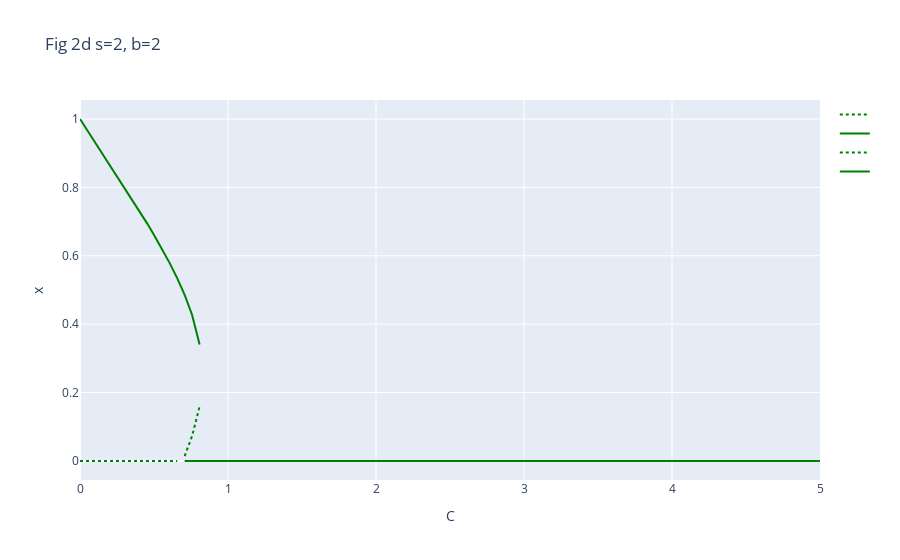

Notebook cell for this chart:
### Code cell
s_par = 2
b_par = 2
params = {s:s_par, b:b_par, ro:1}
#### NOTE: отбросили комплексные решения
an_sols = solve(dxdt.subs(params), x)
cs = []
xs =[]
sols_by_c = {}

fig = go.Figure()

cs = list(np.linspace(0,5,100))
for an_sol in an_sols:
    df = pd.DataFrame({"c":cs})    
    df['x'] = [an_sol.subs({C:c} | params) for c in df.c]
    df = df[(df.x.apply(lambda x:x.is_real))]
    df.x = df.x.astype(float)
    df = df[df.x>=0]
    if df.empty: continue
    for cont_subsegment in get_attr_rep(df.c, df.x, cur_params):
        fig.add_trace(go.Scatter(x=[c for (c,_,_) in cont_subsegment],
                                 y=[x for (_,x,_) in cont_subsegment],
                                 mode="lines",
                                 name = "",
                                 line={"color":"green"}|get_line_mode(cont_subsegment)))
fig.update_layout(title=f"Fig 2d s={s_par}, b={b_par}")
fig.update_layout(xaxis={"title": "C"}, yaxis={"title": "x"})

### Figure 1 — Plotly figure (JSON) as saved in the notebook; plotly's stock layout.template omitted (floating-point values rounded to 4 significant figures)
{"data": [{"line": {"color": "green", "dash": "dot"}, "mode": "lines", "name": "", "type": "scatter", "x": [0, 0.05051, 0.101, 0.1515, 0.202, 0.2525, 0.303, 0.3535, 0.404, 0.4545, 0.5051, 0.5556, 0.6061, 0.6566], "y": [0, 0, 0, 0, 0, 0, 0, 0, 0, 0, 0, 0, 0, 0]}, {"line": {"color": "green"}, "mode": "lines", "name": "", "type": "scatter", "x": [0.7071, 0.7576, 0.8081, 0.8586, 0.9091, 0.9596, 1.01, 1.061, 1.111, 1.162, 1.212, 1.263, 1.313, 1.364, 1.414, 1.465, 1.515, 1.566, 1.616, 1.667, 1.717, 1.768, 1.818, 1.869, 1.919, 1.97, 2.02, 2.071, 2.121, 2.172, 2.222, 2.273, 2.323, 2.374, 2.424, 2.475, 2.525, 2.576, 2.626, 2.677, 2.727, 2.778, 2.828, 2.879, 2.929, 2.98, 3.03, 3.081, 3.131, 3.182, 3.232, 3.283, 3.333, 3.384, 3.434, 3.485, 3.535, 3.586, 3.636, 3.687, 3.737, 3.788, 3.838, 3.889, 3.939, 3.99, 4.04, 4.091, 4.141, 4.192, 4.242, 4.293, 4.343, 4.394, 4.444, 4.495, 4.545, 4.596, 4.646, 4.697, 4.747, 4.798, 4.848, 4.899, 4.949, 5], "y": [0, 0, 0, 0, 0, 0, 0, 0, 0, 0, 0, 0, 0, 0, 0, 0, 0, 0, 0, 0, 0, 0, 0, 0, 0, 0, 0, 0, 0, 0, 0, 0, 0, 0, 0, 0, 0, 0, 0, 0, 0, 0, 0, 0, 0, 0, 0, 0, 0, 0, 0, 0, 0, 0, 0, 0, 0, 0, 0, 0, 0, 0, 0, 0, 0, 0, 0, 0, 0, 0, 0, 0, 0, 0, 0, 0, 0, 0, 0, 0, 0, 0, 0, 0, 0, 0]}, {"line": {"color": "green", "dash": "dot"}, "mode": "lines", "name": "", "type": "scatter", "x": [0.7071, 0.7576, 0.8081], "y": [0.01423, 0.07308, 0.1594]}, {"line": {"color": "green"}, "mode": "lines", "name": "", "type": "scatter", "x": [0, 0.05051, 0.101, 0.1515, 0.202, 0.2525, 0.303, 0.3535, 0.404, 0.4545, 0.5051, 0.5556, 0.6061, 0.6566, 0.7071, 0.7576, 0.8081], "y": [1, 0.9664, 0.933, 0.8995, 0.8661, 0.8325, 0.7987, 0.7645, 0.7297, 0.6941, 0.6574, 0.6191, 0.5786, 0.5348, 0.4858, 0.4269, 0.3406]}], "layout": {"autosize": true, "title": {"text": "Fig 2d s=2, b=2"}, "xaxis": {"autorange": true, "range": [0, 5], "title": {"text": "C"}, "type": "linear"}, "yaxis": {"autorange": true, "range": [-0.05556, 1.056], "title": {"text": "x"}, "type": "linear"}}}
